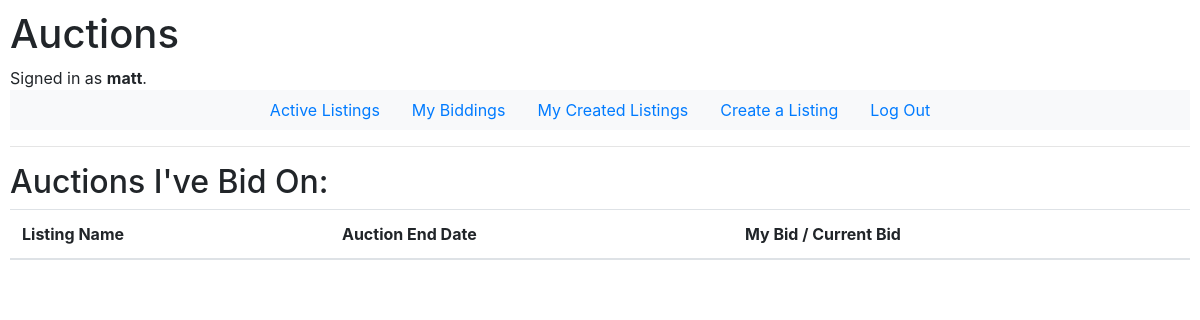
The page /MyBids (signed in) on the database as committed earlier.
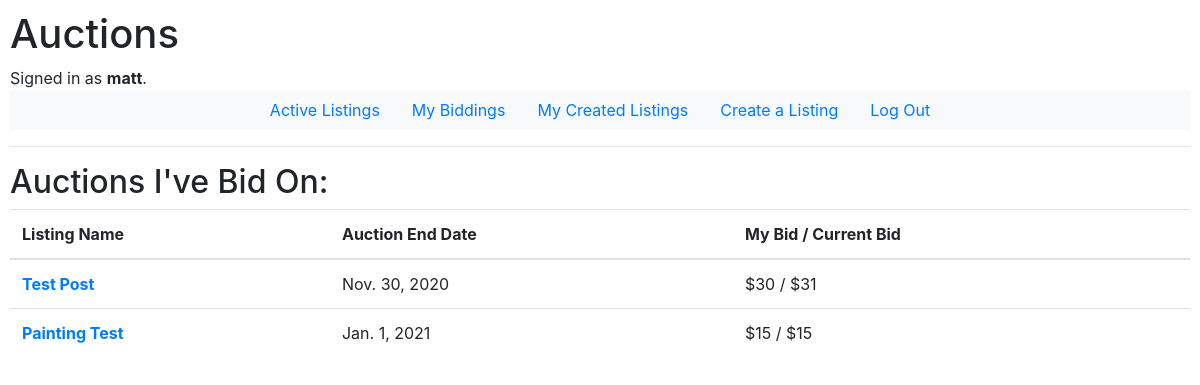
The same page on the database as committed later.
### auctions/models.py (models this page shows, shortened)
class Post(models.Model):
    user_id = models.ForeignKey('User', on_delete=models.CASCADE)
    post_name = models.CharField(max_length=64)
    post_image = models.URLField(max_length=128)
    post_text = models.CharField(max_length=250)
    post_start_bid = models.PositiveIntegerField()
    post_date = models.DateTimeField(default=datetime.now)
    post_end_date = models.DateField()
    post_category = models.CharField(max_length=25)

### auctions/views.py (the view)
# urls.py: path("MyBids", views.myBiddings, name="myBiddings"),
def myBiddings(request):
    user_id = request.user
    highBids = bids.objects.values('post_id').annotate(high_bid = Max('bid')).filter(user_id=user_id)
    highBidsList = list(highBids)
    for listing in highBidsList:
        post = Post.objects.get(id = listing['post_id'])
        high_bid = bids.objects.filter(post_id=listing['post_id']).aggregate(Max('bid'))
        listing['post_name']= post.post_name
        listing['post_end_date']= post.post_end_date
        listing['all_bids'] = high_bid
    print(highBidsList)
    return render(request, "auctions/myBiddings.html", {
        "myBiddings":highBids
    })

### auctions/templates/auctions/myBiddings.html
{% extends "auctions/layout.html" %}
{% block body %}
    <h2>Auctions I've Bid On:</h2>
    <table class="table">
        <thead>
          <tr>
            <th scope="col">Listing Name</th>
            <th scope="col">Auction End Date</th>
            <th scope="col">My Bid / Current Bid</th>
          </tr>
        </thead>
        <tbody>
        {% for post in myBiddings %}
          <tr>
            <th scope="row"><a href="listing/{{post.post_id}}">{{ post.post_name }}</a></th>
            <td>{{post.post_end_date}}</td>
            <td> ${{post.high_bid}} / ${{post.all_bids.bid__max}} </td>
          </tr>
          {% endfor %}
        </tbody>
      </table>
{% endblock %}

Rows that differ between the two databases and show on the page:
now on this page (row edited): Post: post_name "Test Post", post_end_date "Nov. 30, 2020"
added Post: post_name "Painting Test", post_end_date "Jan. 1, 2021"
Other text that changed with them:
new list line: "$ 30 / $ 31"
new list line: "$ 15 / $ 15"
